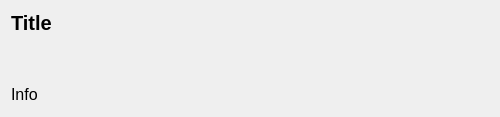
<?xml version="1.0" encoding="UTF-8"?>
<ui version="4.0">
 <class>Dialog</class>
 <widget class="QDialog" name="Dialog">
  <property name="geometry">
   <rect>
    <x>0</x>
    <y>0</y>
    <width>500</width>
    <height>117</height>
   </rect>
  </property>
  <property name="minimumSize">
   <size>
    <width>500</width>
    <height>0</height>
   </size>
  </property>
  <property name="maximumSize">
   <size>
    <width>500</width>
    <height>250</height>
   </size>
  </property>
  <property name="windowTitle">
   <string notr="true">Dialog</string>
  </property>
  <layout class="QGridLayout" name="gridLayout">
   <item row="0" column="0">
    <layout class="QVBoxLayout" name="verticalLayout_2">
     <property name="spacing">
      <number>50</number>
     </property>
     <property name="leftMargin">
      <number>0</number>
     </property>
     <item>
      <widget class="QLabel" name="titleLabel">
       <property name="font">
        <font>
         <family>Arial</family>
         <pointsize>15</pointsize>
         <bold>true</bold>
        </font>
       </property>
       <property name="text">
        <string notr="true">Title</string>
       </property>
      </widget>
     </item>
     <item>
      <widget class="QLabel" name="InfoLabel">
       <property name="font">
        <font>
         <family>Arial</family>
         <pointsize>12</pointsize>
        </font>
       </property>
       <property name="text">
        <string notr="true">Info</string>
       </property>
       <property name="wordWrap">
        <bool>true</bool>
       </property>
      </widget>
     </item>
    </layout>
   </item>
   <item row="1" column="0">
    <spacer name="verticalSpacer">
     <property name="orientation">
      <enum>Qt::Orientation::Vertical</enum>
     </property>
     <property name="sizeHint" stdset="0">
      <size>
       <width>20</width>
       <height>40</height>
      </size>
     </property>
    </spacer>
   </item>
  </layout>
 </widget>
 <resources/>
 <connections/>
</ui>
